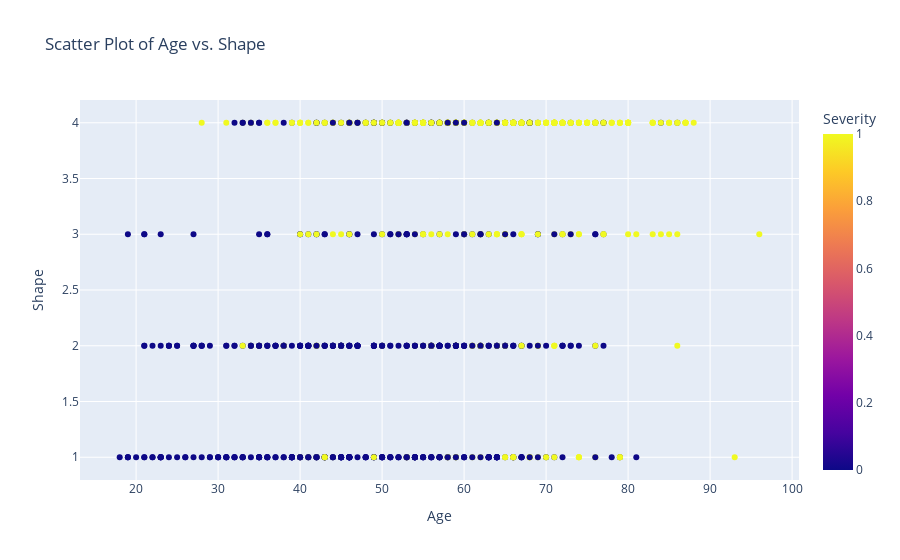
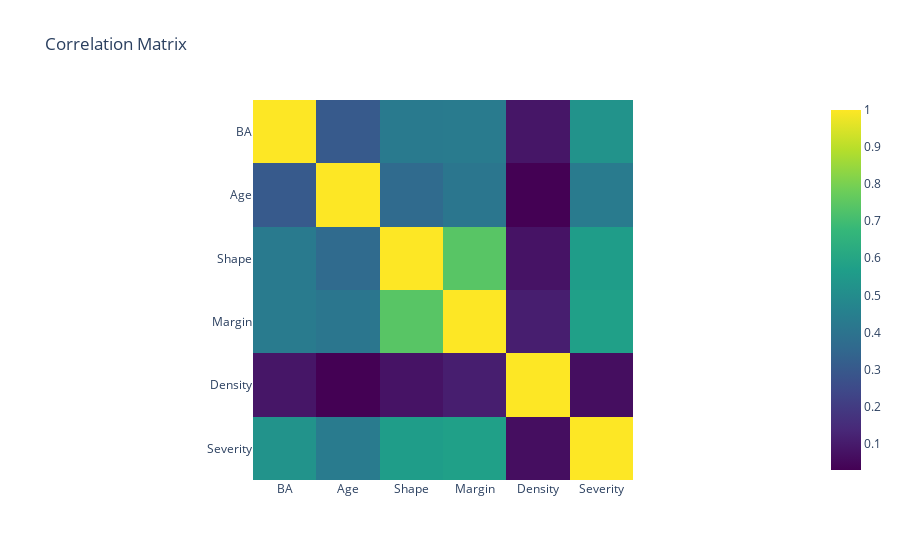
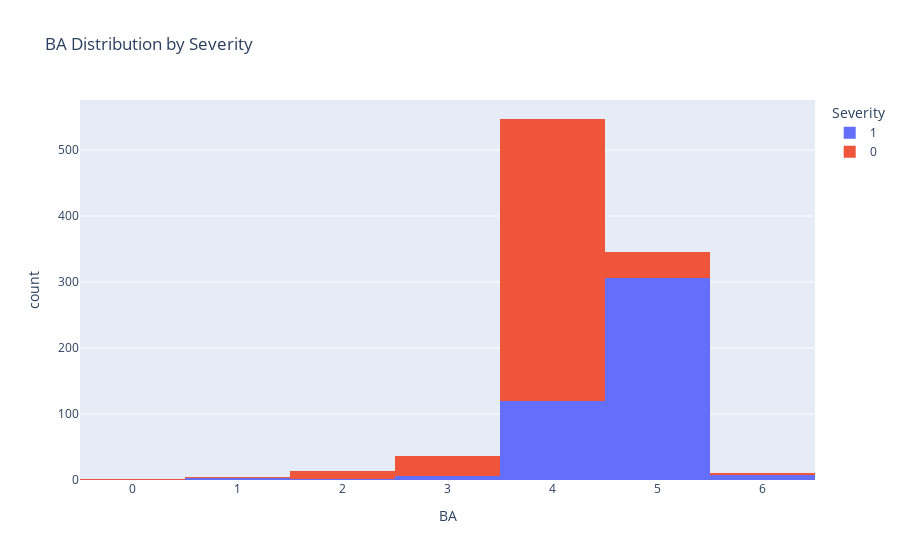
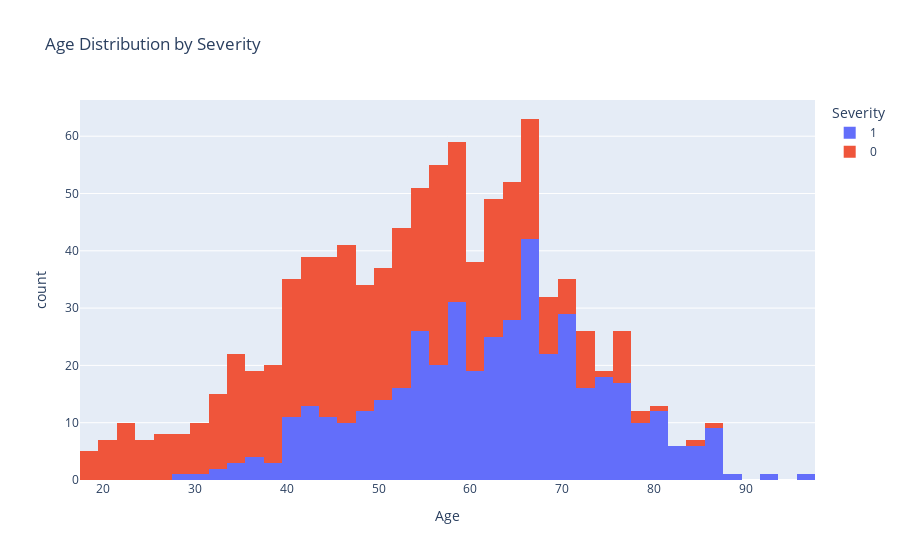

The notebook cell these images were saved under, in order:
### Code cell
# 1. Scatter Plot
scatter_fig = px.scatter(db, x='Age', y='Shape', color='Severity', title='Scatter Plot of Age vs. Shape')
scatter_fig.show()

# 2. Heatmap/Correlation Matrix
correlation_matrix = db.corr()
heatmap_fig = px.imshow(correlation_matrix, color_continuous_scale='Viridis', title='Correlation Matrix')
heatmap_fig.show()

# 3. Distribution Plot
for column in db.columns:
    distribution_fig = px.histogram(db, x=column, color='Severity', title=column + ' Distribution by Severity')
    distribution_fig.show()

### Figure 1 — Plotly figure (JSON) as saved in the notebook; plotly's stock layout.template omitted (floating-point values rounded to 4 significant figures; data arrays with more than 128 entries replaced by an {"elided": "..."} marker saying what was removed)
{"data": [{"hovertemplate": "Age=%{x}<br>Shape=%{y}<br>Severity=%{marker.color}<extra></extra>", "legendgroup": "", "marker": {"color": {"elided": "961 int values"}, "coloraxis": "coloraxis", "symbol": "circle"}, "mode": "markers", "name": "", "orientation": "v", "showlegend": false, "type": "scatter", "x": {"elided": "961 int values"}, "xaxis": "x", "y": {"elided": "961 int values"}, "yaxis": "y"}], "layout": {"coloraxis": {"colorbar": {"title": {"text": "Severity"}}, "colorscale": [[0, "#0d0887"], [0.1111, "#46039f"], [0.2222, "#7201a8"], [0.3333, "#9c179e"], [0.4444, "#bd3786"], [0.5556, "#d8576b"], [0.6667, "#ed7953"], [0.7778, "#fb9f3a"], [0.8889, "#fdca26"], [1, "#f0f921"]]}, "legend": {"tracegroupgap": 0}, "title": {"text": "Scatter Plot of Age vs. Shape"}, "xaxis": {"anchor": "y", "domain": [0, 1], "title": {"text": "Age"}}, "yaxis": {"anchor": "x", "domain": [0, 1], "title": {"text": "Shape"}}}}

### Figure 2 — Plotly figure (JSON) as saved in the notebook; plotly's stock layout.template omitted (floating-point values rounded to 4 significant figures)
{"data": [{"coloraxis": "coloraxis", "hovertemplate": "x: %{x}<br>y: %{y}<br>color: %{z}<extra></extra>", "name": "0", "type": "heatmap", "x": ["BA", "Age", "Shape", "Margin", "Density", "Severity"], "xaxis": "x", "y": ["BA", "Age", "Shape", "Margin", "Density", "Severity"], "yaxis": "y", "z": [[1, 0.303, 0.4275, 0.4328, 0.08672, 0.5255], [0.303, 1, 0.3641, 0.4114, 0.02895, 0.4321], [0.4275, 0.3641, 1, 0.7422, 0.07867, 0.5633], [0.4328, 0.4114, 0.7422, 1, 0.1094, 0.5749], [0.08672, 0.02895, 0.07867, 0.1094, 1, 0.06401], [0.5255, 0.4321, 0.5633, 0.5749, 0.06401, 1]]}], "layout": {"coloraxis": {"colorscale": [[0, "#440154"], [0.1111, "#482878"], [0.2222, "#3e4989"], [0.3333, "#31688e"], [0.4444, "#26828e"], [0.5556, "#1f9e89"], [0.6667, "#35b779"], [0.7778, "#6ece58"], [0.8889, "#b5de2b"], [1, "#fde725"]]}, "title": {"text": "Correlation Matrix"}, "xaxis": {"anchor": "y", "constrain": "domain", "domain": [0, 1], "scaleanchor": "y"}, "yaxis": {"anchor": "x", "autorange": "reversed", "constrain": "domain", "domain": [0, 1]}}}

### Figure 3 — Plotly figure (JSON) as saved in the notebook; plotly's stock layout.template omitted (floating-point values rounded to 4 significant figures; data arrays with more than 128 entries replaced by an {"elided": "..."} marker saying what was removed)
{"data": [{"alignmentgroup": "True", "bingroup": "x", "hovertemplate": "Severity=1<br>BA=%{x}<br>count=%{y}<extra></extra>", "legendgroup": "1", "marker": {"color": "#636efa", "pattern": {"shape": ""}}, "name": "1", "offsetgroup": "1", "orientation": "v", "showlegend": true, "type": "histogram", "x": {"elided": "445 int values"}, "xaxis": "x", "yaxis": "y"}, {"alignmentgroup": "True", "bingroup": "x", "hovertemplate": "Severity=0<br>BA=%{x}<br>count=%{y}<extra></extra>", "legendgroup": "0", "marker": {"color": "#EF553B", "pattern": {"shape": ""}}, "name": "0", "offsetgroup": "0", "orientation": "v", "showlegend": true, "type": "histogram", "x": {"elided": "516 int values"}, "xaxis": "x", "yaxis": "y"}], "layout": {"barmode": "relative", "legend": {"title": {"text": "Severity"}, "tracegroupgap": 0}, "title": {"text": "BA Distribution by Severity"}, "xaxis": {"anchor": "y", "domain": [0, 1], "title": {"text": "BA"}}, "yaxis": {"anchor": "x", "domain": [0, 1], "title": {"text": "count"}}}}

### Figure 4 — Plotly figure (JSON) as saved in the notebook; plotly's stock layout.template omitted (floating-point values rounded to 4 significant figures; data arrays with more than 128 entries replaced by an {"elided": "..."} marker saying what was removed)
{"data": [{"alignmentgroup": "True", "bingroup": "x", "hovertemplate": "Severity=1<br>Age=%{x}<br>count=%{y}<extra></extra>", "legendgroup": "1", "marker": {"color": "#636efa", "pattern": {"shape": ""}}, "name": "1", "offsetgroup": "1", "orientation": "v", "showlegend": true, "type": "histogram", "x": {"elided": "445 int values"}, "xaxis": "x", "yaxis": "y"}, {"alignmentgroup": "True", "bingroup": "x", "hovertemplate": "Severity=0<br>Age=%{x}<br>count=%{y}<extra></extra>", "legendgroup": "0", "marker": {"color": "#EF553B", "pattern": {"shape": ""}}, "name": "0", "offsetgroup": "0", "orientation": "v", "showlegend": true, "type": "histogram", "x": {"elided": "516 int values"}, "xaxis": "x", "yaxis": "y"}], "layout": {"barmode": "relative", "legend": {"title": {"text": "Severity"}, "tracegroupgap": 0}, "title": {"text": "Age Distribution by Severity"}, "xaxis": {"anchor": "y", "domain": [0, 1], "title": {"text": "Age"}}, "yaxis": {"anchor": "x", "domain": [0, 1], "title": {"text": "count"}}}}
